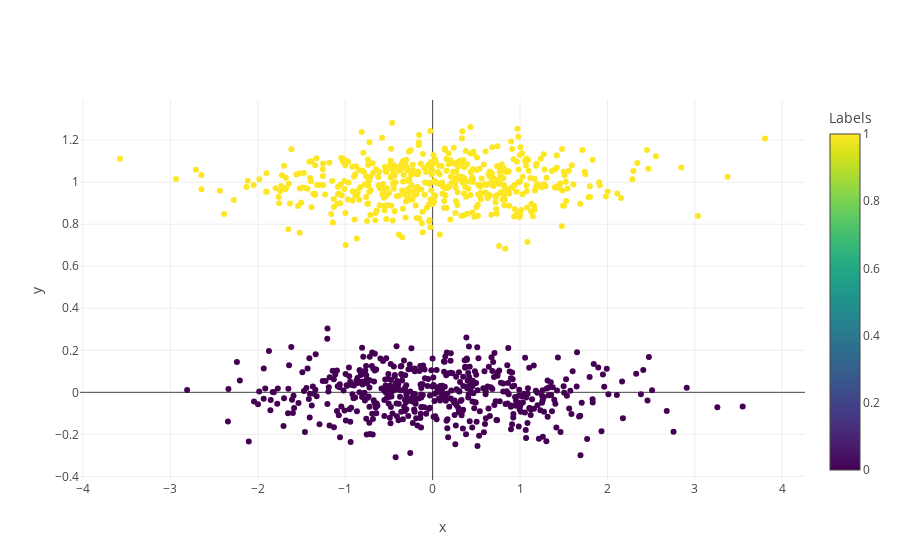

The cell this chart's notebook holds for it:
### Markdown cell above
# Viz

### Code cell
x = df.x
y = df.y
c = df.c

trace = [go.Scatter(
    x = x,
    y = y,
    marker = dict(
        # color = col,
        color = c,
        colorscale='Viridis',
        colorbar=dict(
            title='Labels'
        ),
    ),
    name = 'data',
    mode = 'markers',
    hoverinfo = 'text',
    text = ['x: %s<br>y: %s<br>cluster %i' % (x_i, y_i, c_i) for x_i, y_i, c_i in zip(x, y, c)]
)]

layout = go.Layout(
    xaxis = dict({'title': 'x'}),
    yaxis = dict({'title': 'y'}),
    hovermode='closest',
)

fig = go.Figure(data=trace, layout=layout)
iplot(fig, layout)

### Figure 1 — Plotly figure (JSON) as saved in the notebook; plotly's stock layout.template omitted (floating-point values rounded to 4 significant figures; data arrays with more than 128 entries replaced by an {"elided": "..."} marker saying what was removed)
{"data": [{"hoverinfo": "text", "marker": {"color": {"elided": "1000 int values"}, "colorbar": {"title": "Labels"}, "colorscale": "Viridis"}, "mode": "markers", "name": "data", "text": {"elided": "1000 str values"}, "type": "scatter", "x": {"elided": "1000 float values"}, "y": {"elided": "1000 float values"}}], "layout": {"hovermode": "closest", "xaxis": {"title": "x"}, "yaxis": {"title": "y"}}}
